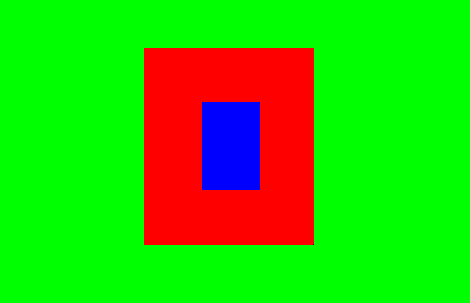
%> input picture Leccion 1/rgb_imagen.png, 470 x 303 px
$ octave ejemplo5_IamgenRGB.m   (GNU Octave 9; MATLAB toolbox functions it lacks are replaced by stand-ins)
%> lines starting %> are read from the running program, lines starting %| are printed output that depends on the picture; in (x1, y1, x2, y2) boxes, pixels count from 0 and x2, y2 are one past the last pixel; in counts of white or black regions, pixels touching at a corner belong together; the program's own positions count from 1
A=imread('C:\TEC\2020 SII\PROCESAMIENTO Y ANALISIS DE IMAGENES DIGITALES GR 1\Lecciones\Leccion 1\rgb_imagen.png');
%> A is the input picture: size 303x470x3 uint8; mean R, G, B 50.8, 195, 9.1
A=double(A);
%> A: size 303x470x3 double
subplot(2,2,1)
imshow(A)
title('Imagen a colores')
Ar=A(:,:,1)
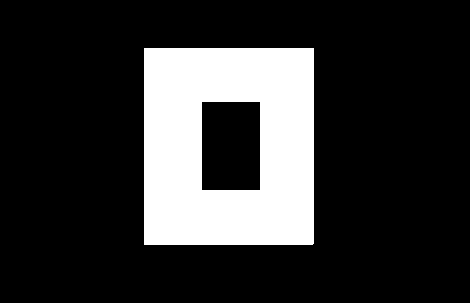
%> Ar: size 303x470 double; 19.9% white; 1 white region, box (x1, y1, x2, y2) and area: (144, 48, 314, 245) 28385
size(A)
%> ans = [303 470 3]
subplot(1,2,2)
A_bloque=A(125:135,225:235)
class(A)
%> ans = 'double'
imshow(A_bloque)
title('Imagen - Bloque')
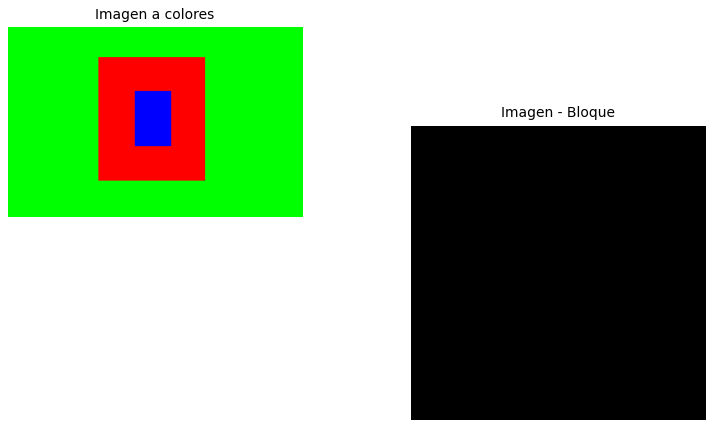
%> figure redrawn from the program's plot data, 2 panels
